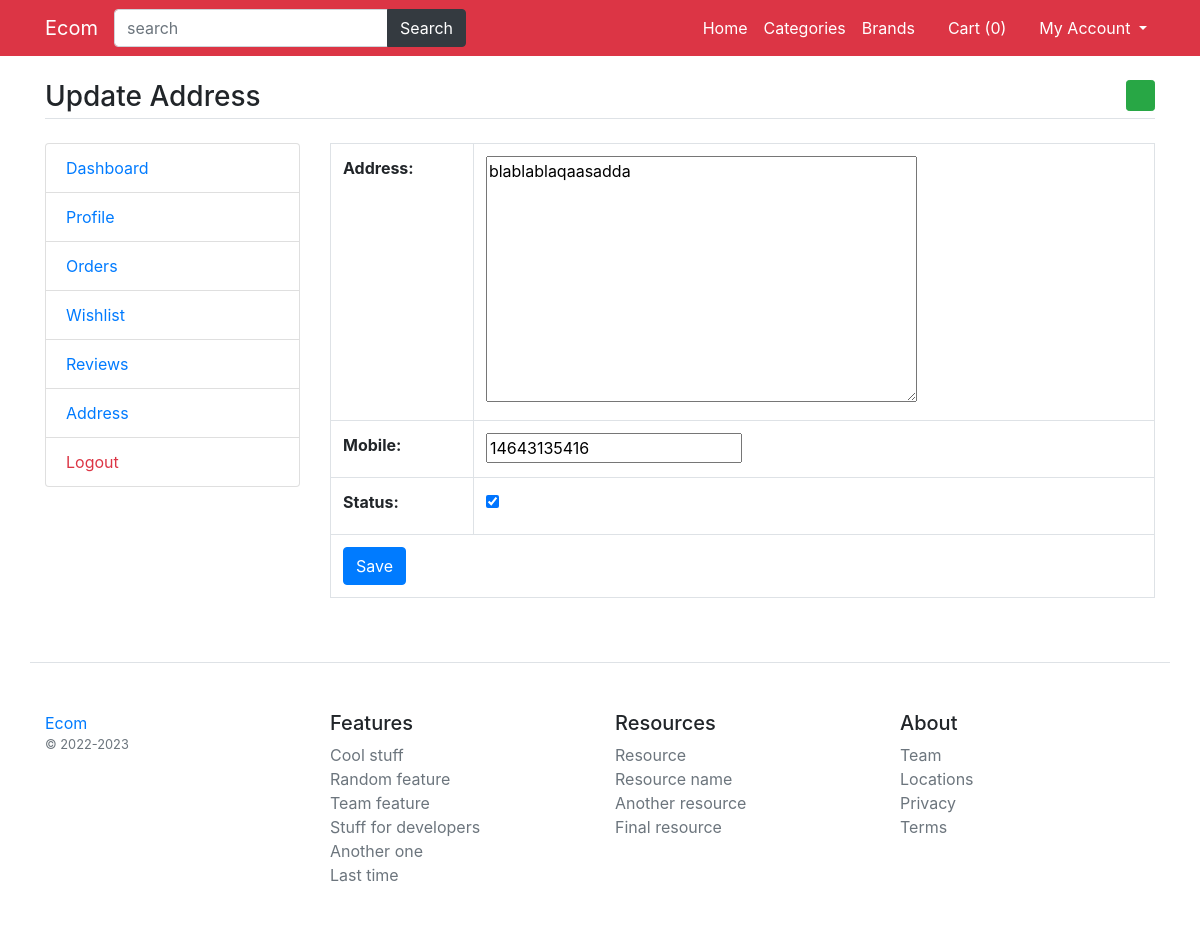
The page /update-address/6 on the database its author committed.
### main/models.py (models this page shows)
class Address(models.Model):
    user = models.ForeignKey(User, on_delete=models.CASCADE)
    mobile = models.CharField(max_length=50, null=True)
    address = models.TextField()
    status = models.BooleanField(default=False)
    class Meta:
        verbose_name_plural = 'Address'

### main/views.py (the view, shortened to what this page needs)
# urls.py: path('update-address/<int:id>', views.update_address, name="update-address"),
def update_address(request, id):
    address = Address.objects.get(pk=id)
    message = None
    form = AddressForm(instance=address)
    return render(request, 'user/update-address.html', {'form': form, 'message': message})

### main/forms.py
class AddressForm(forms.ModelForm):
    class Meta:
        model = Address
        fields = ('address', 'mobile', 'status')

### main/template_context.py (called while the page is built)
def get_filters(request):
    cats = Product.objects.distinct().values('category__title', 'category__id')
    brands = Product.objects.distinct().values('brand__title', 'brand__id')
    colors = ProductAttribute.objects.distinct().values('color__title', 'color__id', 'color__color_code')
    sizes = ProductAttribute.objects.distinct().values('size__title', 'size__id')
    minMaxPrice = ProductAttribute.objects.aggregate(Min('price'), Max('price'))
    data = {
        'cats': cats,
        'brands': brands,
        'colors': colors,
        'sizes': sizes,
        'minMaxPrice': minMaxPrice,
    }
    return data

### main/templates/user/update-address.html (shortened to what this page needs)
{% extends 'base.html' %}
{% load static %}
{% block content %}
<main class="container my-4">
	<h3 class="my-4 border-bottom pb-1">Update Address<a href="{% url 'save-address' %}" class="float-right btn btn-sm btn-success"><i class="fa fa-plus"></i></a></h3>
        <div class="row">
            <div class="col-md-3">
                {% include 'user/user-sidebar.html' %}
            </div>
            <div class="col-md-9">
                <table class="table table-bordered">
                    <form method="post">
                        {{form.as_table}}
                        <tr>
                            <td colspan="2">
                                <input type="submit" value="Save" class="btn btn-primary" />
                            </td>
                        </tr>
                    </form>
                </table>
            </div>
        </div>
    </main>
{% endblock %}

### rows shown on the page
Address: address "blablablaqaasadda", mobile "14643135416", status "☑"

### other values the page prints
{{ request.session.cartdata|length }} "0"
